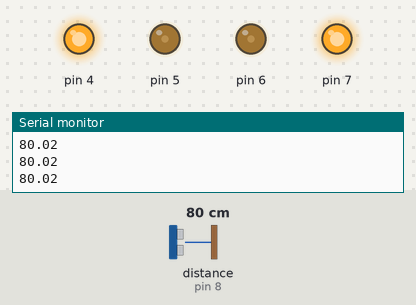
Bench run of a sketch on a simulated Arduino Uno, built with avr-gcc and run on an emulated ATmega328P. Parts: output pins drawn as LEDs (lit = HIGH), the last lines printed to the serial monitor. Wiring (inferred from the names in the program): ultrasonic range finder: trigger pin 9; echo pin 8. Dashed ring = blinking. Inputs (shaded band) come from the test bench; at power-on: distance to the obstacle (sensor on pin 8) 80 cm. The echo pulse lasts 58.3 µs per cm; pins used as bus, display or sensor lines are not drawn.

Above: at 1.2 s.
1.3 s: distance to the obstacle (sensor on pin 8) set to 17 cm
2.8 s: distance to the obstacle (sensor on pin 8) set to 12 cm
At 3.73 s:
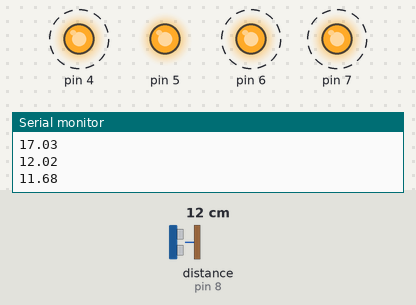
5.8 s: distance to the obstacle (sensor on pin 8) set to 18 cm
At 6.02 s:
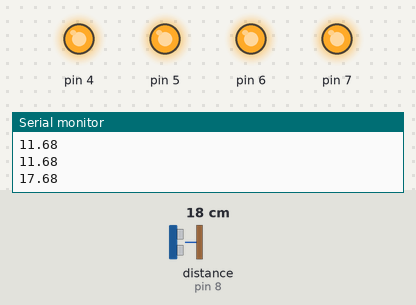
7.5 s: distance to the obstacle (sensor on pin 8) set to 2 cm
At 8.19 s:
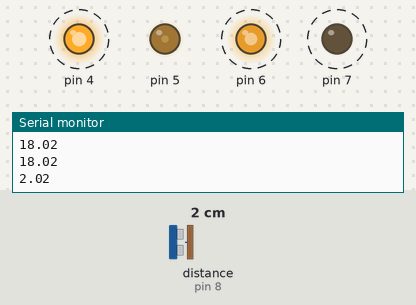
Timing chart, 0 to 11.5 s (numbered marks = the images above; inputs shaded):
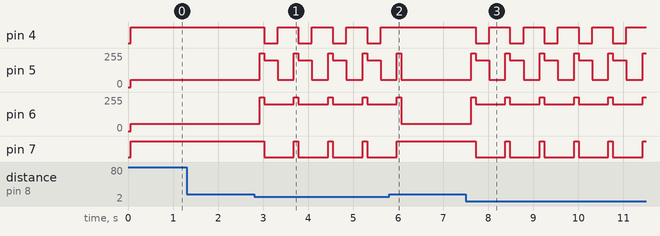

Measured:
- the behaviour switches between 15 and 14 cm on distance to the obstacle (sensor on pin 8) (found by bisection; images 0 and 1)
- after the input at 2.8 s, pin 4: alternates HIGH for 0.46 s and LOW for 0.30 s, starting after 0.22 s; pin 5: 55/255 → 255/255 after 0.12 s, then repeats every 0.76 s: 200/255 0.30 s, 55/255 0.36 s, 255/255 0.10 s
- after the input at 5.8 s, pin 4: stops changing and stays HIGH; pin 7: goes on until 6.0 s, then stays HIGH
- after the input at 7.5 s, pin 4: alternates HIGH for 0.46 s and LOW for 0.30 s, starting after 0.22 s; pin 5: 55/255 → 255/255 after 0.12 s, then repeats every 0.76 s: 200/255 0.30 s, 55/255 0.36 s, 255/255 0.10 s

The sketch:

y20m07d15_Srf05_BlackCat.ino
```cpp
/*Robot avoiding obstacles*/
/*Programming by Hshop.vn*/
/*
[Read Sensor][run forward] ----->  [detect obstacles <15cm] -----> [run backward for 0.5s] then [turn right 1s] and repeat
*/

#include "dc.h"
#include "UltraSonicDistanceSensor_hshop.h"

/*================== User config ==================*/
unsigned long timeRunBackward = 300;  // 500ms
unsigned long timeTurnRight = 300;  // 1000ms = 1s
int speedRobot = 200; // Min 0, max 255
/*------------------ End user config --------------*/

/*================== define PIN ===================*/
#define IN1             5
#define IN2             4
#define IN3             6
#define IN4             7
/*
OUT1----Left Black
OUT2----Left Red
OUT3----Right Black
OUT4----Right Red
*/

#define TRIGGER_PIN     9
#define ECHO_PIN        8
/*------------------ End define PIN ---------------*/

/*================== Variable declare =============*/
UltraSonicDistanceSensor_hshop  SRF05(TRIGGER_PIN,ECHO_PIN);  // SRF05(triggerPin, echoPin)

DC dcL(IN2, IN1);// dcL(dirPin, pwmPin)
DC dcR(IN4, IN3);

float distance = 0;     //unit cm
bool flagDetectObstacles = false;

/*------------------ End Variable declare ---------*/

void setup() {
  Serial.begin(9600);
  Serial.println(F("Hshop Robot avoiding obstacles start!"));
  dcL.init();
  dcR.init();
}

void loop() {
  readSensor();
  avoidObstacles();
}

void readSensor(){                        // [Read Sensor]
  distance = readUltrasonic();      //unit cm
  Serial.println(distance);
  delay(60);
}

void avoidObstacles(){                    //
  if(distance <= 15){                     // [detect obstacles]
    flagDetectObstacles = true;
    runStop();                            // stop motor
    delay(100);
    RunBackward(speedRobot);
    delay(timeRunBackward);
    Rotright();
    delay(timeTurnRight);
  }else{
    if(flagDetectObstacles == true){
      flagDetectObstacles = false;        // reset flag
      runStop();                          // stop motor
      delay(100);
      RunForward(speedRobot);
    }else{
      RunForward(speedRobot);
    }
  }
}

void runStop(){
  dcL.forward(0);
  dcR.forward(0);
}

void RunForward(int _speed_) {
  dcL.forward(_speed_);
  dcR.forward(_speed_);
}

void RunBackward(int _speed_) {
  dcL.backward(_speed_);
  dcR.backward(_speed_);
}

void Rotright() {
  dcR.backward(speedRobot);
  dcL.forward(speedRobot);
}
void Rotleft() {
  dcL.backward(speedRobot);
  dcR.forward(speedRobot);
}

float readUltrasonic(){
  return SRF05.measureDistanceCm();
}
```

UltraSonicDistanceSensor_hshop.cpp
```cpp
#include "Arduino.h"
#include "UltraSonicDistanceSensor_hshop.h"

UltraSonicDistanceSensor_hshop::UltraSonicDistanceSensor_hshop(int triggerPin, int echoPin) {
    this->triggerPin = triggerPin;
    this->echoPin = echoPin;
    pinMode(triggerPin, OUTPUT);
    pinMode(echoPin, INPUT);
}

double UltraSonicDistanceSensor_hshop::measureDistanceCm() {
    // Make sure that trigger pin is LOW.
    digitalWrite(triggerPin, LOW);
    delayMicroseconds(2);
    // Hold trigger for 10 microseconds, which is signal for sensor to measure distance.
    digitalWrite(triggerPin, HIGH);
    delayMicroseconds(10);
    digitalWrite(triggerPin, LOW);
    // Measure the length of echo signal, which is equal to the time needed for sound to go there and back.
    unsigned long durationMicroSec = pulseIn(echoPin, HIGH, 23324);
    double distanceCm = durationMicroSec / 2.0 * 0.0343;
    if (distanceCm == 0 || distanceCm > 400) {
        return -1.0 ;
    } else {
        return distanceCm;
    }
}
```

UltraSonicDistanceSensor_hshop.h
```cpp
#ifndef UltraSonicDistanceSensor_H
#define UltraSonicDistanceSensor_H

#include "Arduino.h"

class UltraSonicDistanceSensor_hshop {
 public:
    /**
     * @param triggerPin  Digital pin that is used for controlling sensor (output).
     * @param echoPin  Digital pin that is used to get information from sensor (input).
     */
    UltraSonicDistanceSensor_hshop(int triggerPin, int echoPin);

    /**
     * Measures distance by sending ultrasonic waves and measuring time it takes them
     * to return.
     * @returns Distance in centimeters, or negative value if distance is greater than 400cm.
     */
    double measureDistanceCm();
 private:
    int triggerPin, echoPin;
};

#endif // HCSR04_H
```

dc.cpp
```cpp
#include "dc.h"

DC::DC(unsigned char d, unsigned char p){
    dir=d;
    pwm=p;
 }
 void DC::init(){
     pinMode(dir,1);
 }
 void DC::forward(unsigned char s){
   digitalWrite(dir,1);
   analogWrite(pwm,255-s);
 }
 void DC::backward(unsigned char s){
   digitalWrite(dir,0);
   analogWrite(pwm,s);
 }
```

dc.h
```cpp
#ifndef __DC_H__
#define __DC_H__

#include "Arduino.h"
class DC{
 public:
	unsigned char dir;
	unsigned char pwm;
	DC(unsigned char d, unsigned char p);
	void init();
	void forward(unsigned char s);
	void backward(unsigned char s);
};

#endif //__DC_H__
```
